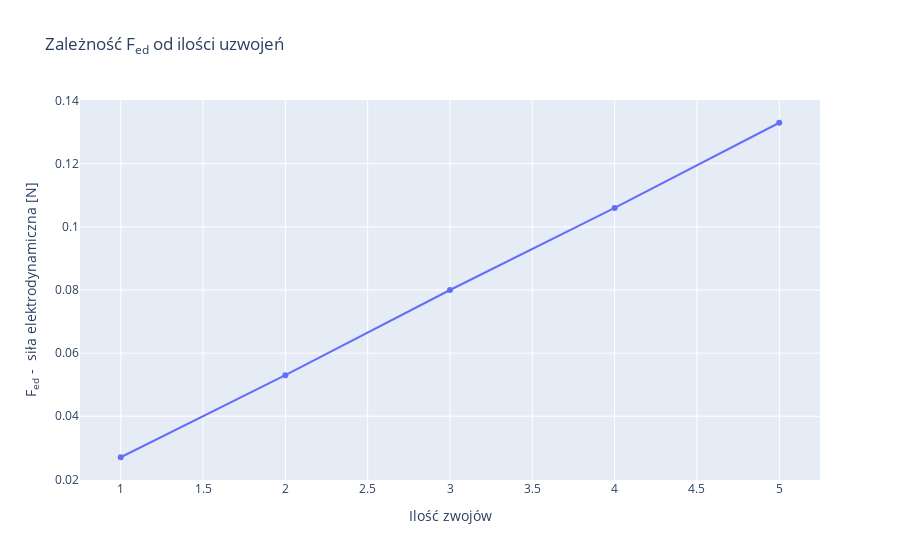

Notebook code for this chart:
### Markdown cell above
# Utworzeniu wykresu zależności F<sub>ed</sub> od ilości uzwojeń

### Code cell
zwoje = [z5.value, z10.value, z15.value, z20.value, z25.value]
fig = go.Figure()
fig.add_trace(go.Scatter(x=zwoje,y=df["fed"],))
fig.update_layout(
    title_text = "Zależność F<sub>ed</sub> od ilości uzwojeń",
    xaxis_title_text = "Ilość zwojów",
    yaxis_title_text = "F<sub>ed</sub> -  siła elektrodynamiczna [N]")
fig.show()

### Figure 1 — Plotly figure (JSON) as saved in the notebook; plotly's stock layout.template omitted (floating-point values rounded to 4 significant figures)
{"data": [{"type": "scatter", "x": [1, 2, 3, 4, 5], "y": [0.027, 0.053, 0.08, 0.106, 0.133, 0.159, 0.186, 0.212, 0.239, 0.265]}], "layout": {"title": {"text": "Zależność F<sub>ed</sub> od ilości uzwojeń"}, "xaxis": {"title": {"text": "Ilość zwojów"}}, "yaxis": {"title": {"text": "F<sub>ed</sub> -  siła elektrodynamiczna [N]"}}}}
